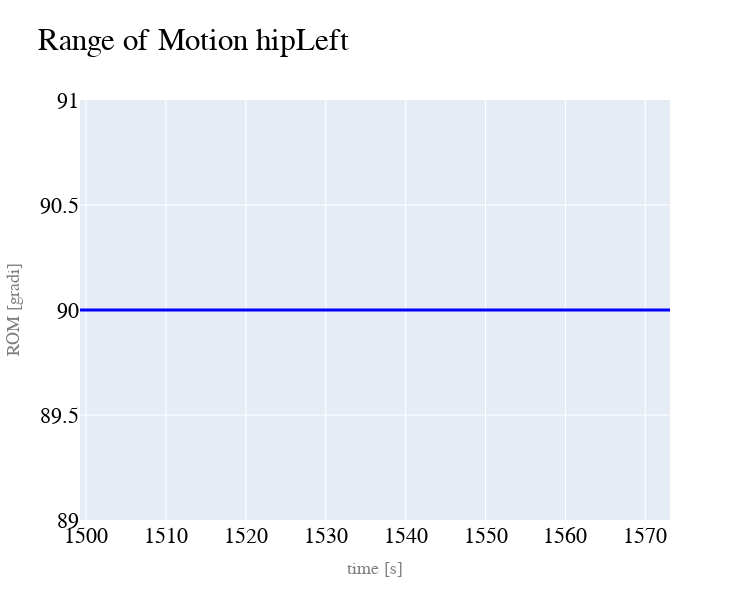
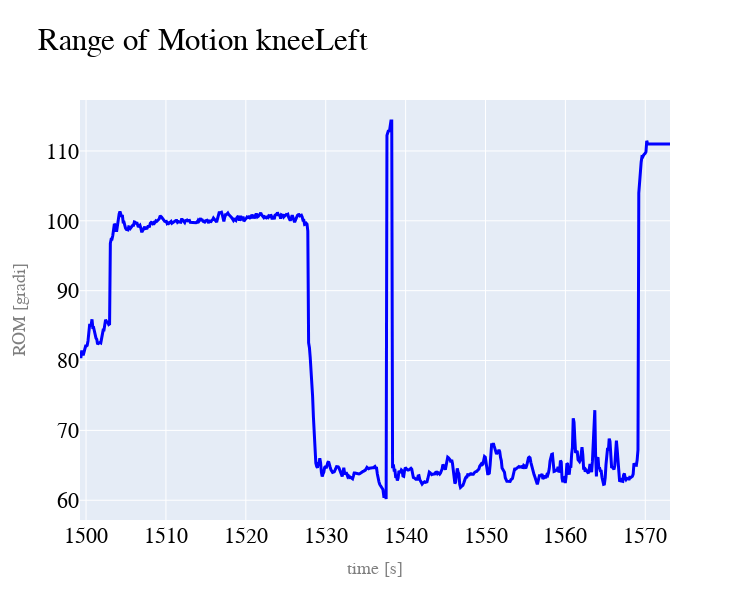
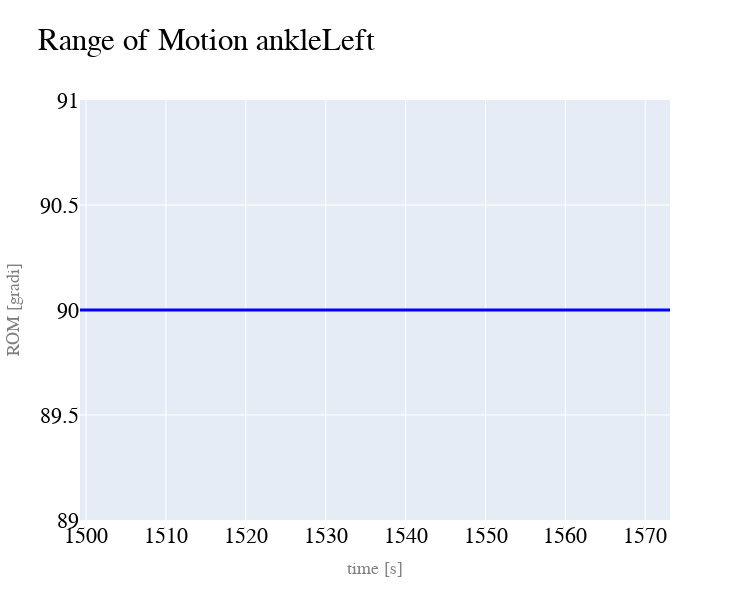
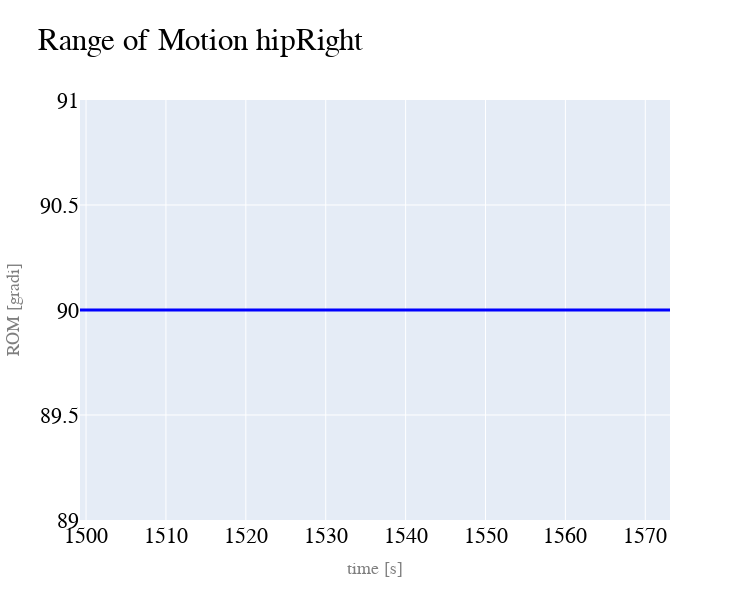

These figures' notebook cell, in order:
### Markdown cell above
Di seguito si riporta il grafico:

### Code cell
lastsess_time = time[-1]
lastsess_result = exercises[-1].result
lastsess_res_step = []

%matplotlib inline
%matplotlib inline
for i in range(len(lastsess_result)):
    lastsess_met,lastsess_resi = lastsess_result[i]
    lastsess_metname = lastsess_met.name
    ################
    #     ROM      #
    ################
    if lastsess_metname == "ROM":
        lastsess_metjoint = lastsess_met.tagjoint
        trace1 = go.Scatter(
            x=lastsess_time,y=lastsess_resi,
            mode='lines',
            line=dict(
                color='blue',
                width=3
            ),
            name='Andamento Reale'
        )
        data = [trace1]
        layout = dict(
            width=750,
            height=600,
            autosize=False,
            title='Range of Motion '+lastsess_metjoint,
            font=dict(family='Courier New, monospace', size=22, color='black'),
            xaxis=dict(
                title='time [s]',
                titlefont=dict(
                    family='Courier New, monospace',
                    size=18,
                    color='#7f7f7f'
                )
            ),
            yaxis=dict(
                title='ROM [gradi]',
                titlefont=dict(
                    family='Courier New, monospace',
                    size=18,
                    color='#7f7f7f'
                )
            )
        )
        fig = dict(data=data, layout=layout)
        iplot(fig)

    ################
    #     STEP     #
    ################
    if lastsess_metname == "step":
        dist=lastsess_resi[5]
        strikes=lastsess_resi[6]
        trace1 = go.Scatter(
            x=lastsess_time,y=dist,
            mode='lines',
            line=dict(
                color='blue',
                width=3
            ),
            name='Distanza tra i piedi'
        )
        trace2 = go.Scatter(
            x=lastsess_time[strikes],y=dist[strikes],
            mode='markers',
            marker=dict(
                color='red',
                size=10
            ),
            name='Appoggio tallone'
        )
        data = [trace1,trace2]
        layout = dict(
            width=750,
            height=600,
            autosize=False,
            title='Distanza tra i piedi',
            font=dict(family='Courier New, monospace', size=22, color='black'),
            xaxis=dict(
                title='time [s]',
                titlefont=dict(
                    family='Courier New, monospace',
                    size=18,
                    color='#7f7f7f'
                )
            ),
            yaxis=dict(
                title='dist [m]',
                titlefont=dict(
                    family='Courier New, monospace',
                    size=18,
                    color='#7f7f7f'
                )
            )
        )
        fig = dict(data=data, layout=layout)
        iplot(fig)

        lastsess_res_step.append(lastsess_resi)
        sla = lastsess_res_step[0][8]
        ns = lastsess_res_step[0][1]
        cad = lastsess_res_step[0][2]
        sp = lastsess_res_step[0][3]
        ex = lastsess_res_step[0][4]
        tablestep = pd.DataFrame([sla, ns, cad, sp, ex])
        tablestep.rename(index={0:"Step Length Avg. [m]",1:"Number of steps",2:"Cadence [steps/s]",
                                3:"Speed [m/s]",4:"Execution time [s]"},
                         columns={0:"Gait analysis"}, inplace=True)
        display(tablestep)

    ################
    #      EP      #
    ################
    if lastsess_metname == "EP":
        target = lastsess_met.target
        trace1 = go.Scatter3d(
            x=lastsess_resi[:,0], y=lastsess_resi[:,1], z=lastsess_resi[:,2],
            mode = 'lines',
            line=dict(
                color='blue',
                width=3
            ),
            name = 'Traiettorie'
        )
        trace2 = go.Scatter3d(
            x=[target[0]], y=[target[1]], z=[target[2]],
            mode = 'markers',
            marker=dict(
                color='red',
                size=5
            ),
            name = 'Target da raggiungere'
        )
        data = [trace1, trace2]    
        layout = dict(
            margin=dict(
                l=0,
                r=0,
                b=0
            ),
            title='Traiettorie End-point',
            font=dict(family='Courier New, monospace', size=22, color='black'),
            scene=dict(
                xaxis=dict(
                    title='x [cm]',
                    titlefont=dict(
                        family='Courier New, monospace',
                        size=18,
                        color='#7f7f7f'
                    ),
                    tickfont=dict(
                        family='Courier New, monospace',
                        size=14,
                        color='#7f7f7f'
                    ),
                    gridcolor='rgb(255, 255, 255)',
                    zerolinecolor='rgb(255, 255, 255)',
                    showbackground=True,
                    backgroundcolor='rgb(230, 230,230)'
                ),
                yaxis=dict(
                    title='y [cm]',
                    titlefont=dict(
                        family='Courier New, monospace',
                        size=18,
                        color='#7f7f7f'
                    ),
                    tickfont=dict(
                        family='Courier New, monospace',
                        size=14,
                        color='#7f7f7f'
                    ),
                    gridcolor='rgb(255, 255, 255)',
                    zerolinecolor='rgb(255, 255, 255)',
                    showbackground=True,
                    backgroundcolor='rgb(230, 230,230)'
                ),
                zaxis=dict(
                    title='z [cm]',
                    titlefont=dict(
                        family='Courier New, monospace',
                        size=18,
                        color='#7f7f7f'
                    ),
                    tickfont=dict(
                        family='Courier New, monospace',
                        size=14,
                        color='#7f7f7f'
                    ),
                    gridcolor='rgb(255, 255, 255)',
                    zerolinecolor='rgb(255, 255, 255)',
                    showbackground=True,
                    backgroundcolor='rgb(230, 230,230)'
                ),
                camera=dict(
                    up=dict(
                        x=0,
                        y=0,
                        z=1
                    ),
                    eye=dict(
                        x=-1.7428,
                        y=1.0707,
                        z=0.7100,
                    )
                ),
                aspectratio = dict( x=1, y=1, z=0.7 ),
                aspectmode = 'manual'
            ),
        )
        fig = dict(data=data, layout=layout)
        iplot(fig)

### Figure 1 — Plotly figure (JSON) as saved in the notebook; plotly's stock layout.template omitted (floating-point values rounded to 4 significant figures; data arrays with more than 128 entries replaced by an {"elided": "..."} marker saying what was removed)
{"data": [{"line": {"color": "blue", "width": 3}, "mode": "lines", "name": "Andamento Reale", "type": "scatter", "x": {"elided": "740 float values"}, "y": {"elided": "739 int values"}}], "layout": {"autosize": false, "font": {"color": "black", "family": "Courier New, monospace", "size": 22}, "height": 600, "title": {"text": "Range of Motion hipLeft"}, "width": 750, "xaxis": {"title": {"font": {"color": "#7f7f7f", "family": "Courier New, monospace", "size": 18}, "text": "time [s]"}}, "yaxis": {"title": {"font": {"color": "#7f7f7f", "family": "Courier New, monospace", "size": 18}, "text": "ROM [gradi]"}}}}

### Figure 2 — Plotly figure (JSON) as saved in the notebook; plotly's stock layout.template omitted (floating-point values rounded to 4 significant figures; data arrays with more than 128 entries replaced by an {"elided": "..."} marker saying what was removed)
{"data": [{"line": {"color": "blue", "width": 3}, "mode": "lines", "name": "Andamento Reale", "type": "scatter", "x": {"elided": "740 float values"}, "y": {"elided": "739 float values"}}], "layout": {"autosize": false, "font": {"color": "black", "family": "Courier New, monospace", "size": 22}, "height": 600, "title": {"text": "Range of Motion kneeLeft"}, "width": 750, "xaxis": {"title": {"font": {"color": "#7f7f7f", "family": "Courier New, monospace", "size": 18}, "text": "time [s]"}}, "yaxis": {"title": {"font": {"color": "#7f7f7f", "family": "Courier New, monospace", "size": 18}, "text": "ROM [gradi]"}}}}

### Figure 3 — Plotly figure (JSON) as saved in the notebook; plotly's stock layout.template omitted (floating-point values rounded to 4 significant figures; data arrays with more than 128 entries replaced by an {"elided": "..."} marker saying what was removed)
{"data": [{"line": {"color": "blue", "width": 3}, "mode": "lines", "name": "Andamento Reale", "type": "scatter", "x": {"elided": "740 float values"}, "y": {"elided": "739 int values"}}], "layout": {"autosize": false, "font": {"color": "black", "family": "Courier New, monospace", "size": 22}, "height": 600, "title": {"text": "Range of Motion ankleLeft"}, "width": 750, "xaxis": {"title": {"font": {"color": "#7f7f7f", "family": "Courier New, monospace", "size": 18}, "text": "time [s]"}}, "yaxis": {"title": {"font": {"color": "#7f7f7f", "family": "Courier New, monospace", "size": 18}, "text": "ROM [gradi]"}}}}

### Figure 4 — Plotly figure (JSON) as saved in the notebook; plotly's stock layout.template omitted (floating-point values rounded to 4 significant figures; data arrays with more than 128 entries replaced by an {"elided": "..."} marker saying what was removed)
{"data": [{"line": {"color": "blue", "width": 3}, "mode": "lines", "name": "Andamento Reale", "type": "scatter", "x": {"elided": "740 float values"}, "y": {"elided": "739 int values"}}], "layout": {"autosize": false, "font": {"color": "black", "family": "Courier New, monospace", "size": 22}, "height": 600, "title": {"text": "Range of Motion hipRight"}, "width": 750, "xaxis": {"title": {"font": {"color": "#7f7f7f", "family": "Courier New, monospace", "size": 18}, "text": "time [s]"}}, "yaxis": {"title": {"font": {"color": "#7f7f7f", "family": "Courier New, monospace", "size": 18}, "text": "ROM [gradi]"}}}}
